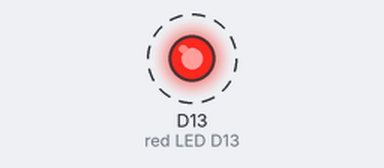
Simulated run of this program. Board: Circuit Playground running CircuitPython. Shown: output pins drawn as LEDs (lit = HIGH). Dashed ring = blinking.

Above: at 0.2 s.
Timing chart, 0 to 3.0 s (numbered marks = the images above):
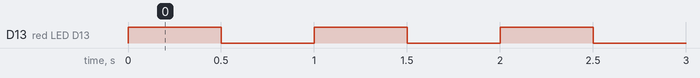

The program:

cpx_red_led_blnky_short.py
```python
"""This is the "Hello, world!" of CircuitPython: Blinky! This example blinks the little red LED on
and off! It's a shorter version of the other Blinky example."""
import time
from adafruit_circuitplayground.express import cpx

while True:
    cpx.red_led = not cpx.red_led
    time.sleep(0.5)
```

Measured:
- by itself, D13 (red LED D13): alternates HIGH for 0.50 s and LOW for 0.50 s
